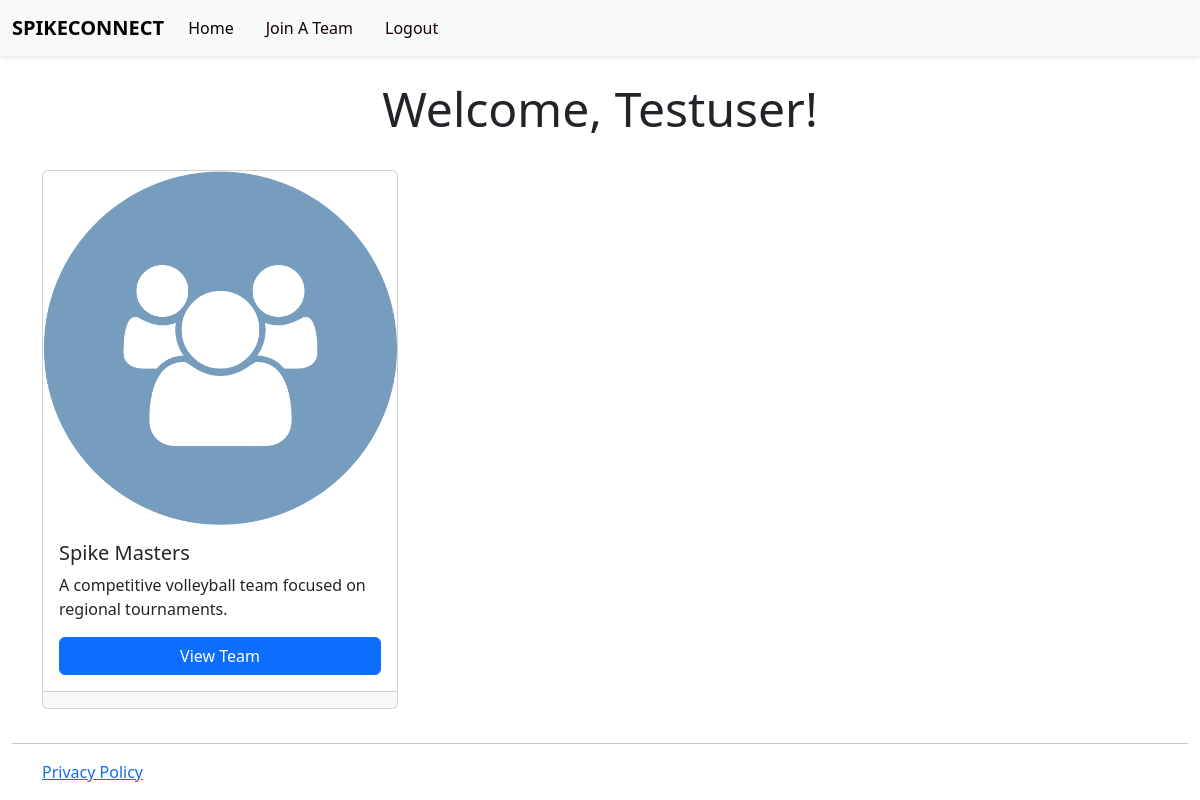
The app's page / (signed in) with its own data.
### tables this page shows
CREATE TABLE "secure_users_9f" (
    id INTEGER PRIMARY KEY AUTOINCREMENT,
    username TEXT NOT NULL UNIQUE,
    password TEXT NOT NULL,
    email TEXT,
    full_name TEXT,
    role TEXT DEFAULT 'Player',
    team_id INTEGER NOT NULL DEFAULT 0,
    totp_secret TEXT,
    twofa_enabled INTEGER DEFAULT 0
);

CREATE TABLE "volleyball_teams" (
    id INTEGER PRIMARY KEY AUTOINCREMENT,
    name TEXT NOT NULL UNIQUE,
    description TEXT,
    created_at DATETIME DEFAULT CURRENT_TIMESTAMP
);

### main.py (the view)
@app.route("/", methods=["POST", "GET"])
@csp_header(
    {
        "base-uri": "'self'",
        "default-src": "'self'",
        "style-src": "'self'",
        "script-src": "'self'" and "https://cdnjs.cloudflare.com",
        "img-src": "'self' data:",
        "media-src": "'self'",
        "font-src": "'self'",
        "object-src": "'self'",
        "child-src": "'self'",
        "connect-src": "'self'",
        "worker-src": "'self'",
        "report-uri": "/csp_report",
        "frame-ancestors": "'none'",
        "form-action": "'self'",
        "frame-src": "'none'",
    }
)
def index():
    lock = acquire_session_lock()
    with lock:
        return teamHandler.handle_my_team()

### databaseManagement.py (called while the page is built)
def retrieveUserByUsername(username):
    conn = sql.connect(db_path)
    cur = conn.cursor()
    cur.execute(
        "SELECT * FROM secure_users_9f WHERE username = ?",
        (username,)
    )
    user = cur.fetchone()
    conn.close()
    if user:
        return {
            'id': user[0],
            'username': user[1],
            'password': user[2],
            'email': user[3],
            'full_name': user[4],
            'role': user[5],
            'team_id': user[6],
            'totp_secret': user[7],
            'twofa_enabled': user[8],
        }
    return None

def get_team_by_id(team_id):
    conn = sql.connect(db_path)
    cur = conn.cursor()
    cur.execute("SELECT id, name, description, created_at FROM volleyball_teams WHERE id = ?", (team_id,))
    row = cur.fetchone()
    conn.close()
    if row:
        return {
            "id": row[0],
            "name": row[1],
            "description": row[2],
            "created_at": row[3]
        }
    return None

### main.py (called while the page is built)
@app.teardown_request
def teardown_request(exception=None):
    return cleanup_session_lock(exception)

### sessionLocks.py (called while the page is built)
def cleanup_session_lock(response):
    session_id = session.get('_id', None)
    if session_id and session_id in session_locks:
        del session_locks[session_id]
    return response

def acquire_session_lock():
    session_id = session.get('_id', None)
    if session_id is None:
        return nullcontext()  # Acts as a no-op context manager
    lock = get_session_lock(session_id)
    return lock

### teamHandlers.py (called while the page is built)
def get_logged_in_user():
    if 'username' not in session:
        return None
    return dbHandler.retrieveUserByUsername(session['username'])

def handle_my_team():
    user = get_logged_in_user()
    if not user:
        return redirect(url_for('login'))
    if not user or not user.get('team_id'):
        flash("You have not joined a team yet.", "info")
        return render_template('index.html', team=None)
    team = dbHandler.get_team_by_id(user['team_id'])
    return render_template('index.html', team=team)

### templates/index.html
{% extends 'layout.html' %} {% block content %}
<div class="container mt-4">
  <div class="row mb-4">
    <div class="col text-center">
      <h1 class="display-5">Welcome, {{ session['username']|capitalize }}!</h1>
    </div>
  </div>
  <div class="row row-cols-1 row-cols-md-3 g-4">
    {% if team %}
    <div class="col">
      <div class="card h-100">
        <img
          src="{{ url_for('static', filename='images/volleyballteam.png') }}"
          class="card-img-top"
          alt="{{ team.name }}"
        />
        <div class="card-body">
          <h5 class="card-title">{{ team.name }}</h5>
          <p class="card-text">{{ team.description }}</p>
          <a
            href="{{ url_for('team_detail', team_id=team.id) }}"
            class="btn btn-primary"
            >View Team</a
          >
        </div>
        <div class="card-footer"></div>
      </div>
    </div>
    {% else %}
    <p>You have not joined a team yet.</p>
    {% endif %}
  </div>
</div>
{% endblock %}

### static/css/style.css (style rules this page uses)
* { margin: 0; padding: 0; box-sizing: border-box; }
body { font-family: "Poppins", sans-serif; background-color: #f9f9f9; color: #333; margin: 0; padding: 0; }
h1 { text-align: center; font-size: 2.5rem; color: #222; margin-bottom: 1rem; }
.btn { background: #007bff; color: #fff; padding: 0.8rem; border: none; border-radius: 30px; font-size: 1rem; cursor: pointer; transition: all 0.3s ease; width: 100%; font-weight: 600; }
html, body { height: 100%; margin: 0; display: flex; flex-direction: column; }

### records on screen
secure_users_9f: username "Testuser"
volleyball_teams: name "Spike Masters", description "A competitive volleyball team focused on regional tournaments."
